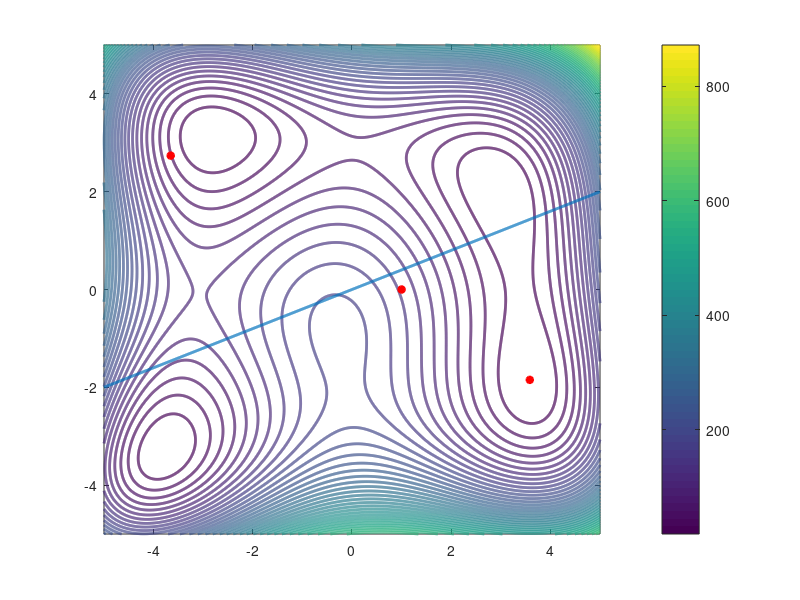

Here is the MATLAB script that generated this plot:
x = -5:0.005:5;
y = -5:0.005:5;
[X,Y] = meshgrid(x,y);
F = (X.^2+Y-11).^2 + (X + Y.^2 - 7).^2;

v= [0:2:10 10:2:100 100:10:200];
[c,h] = contour(X,Y,F,50,'linewidth', 2);

colorbar
yc2 = (4*x)/10;
hold on
    i0 = plot(3.5844,-1.8481,'r*','LineWidth',2);
    i1 = plot(1,0,'r*','LineWidth',2);
    i2 = plot(-3.6546,2.7377,'r*','LineWidth',2);
    c1 = plot(x,yc2,'LineWidth',2);
hold off


% x11 = 0:0.005:2;
% yc1 = -4/4*x11+1;
% 
% 
% x66 = 1:0.005:2;
% y66 = 0*x66;
% 
% y77 = 0:0.005:1.5;
% x77 = 1+0*y77;
% 
% x88 = 1:0.005:1.4;
% y88 = 0.5*x88+1;
% hold on
%     c1 = plot(x11,yc1,'LineWidth',2)
%     
%     i0 = plot(2,0,'r*','LineWidth',2)
%     plot(x66,y66,'r','LineWidth',2)
%     i1 = plot(1,0,'r*','LineWidth',2)
%     plot(x77,y77,'r','LineWidth',2)
%     i2 = plot(1,1.5,'r*','LineWidth',2)
%     plot(x88,y88,'r','LineWidth',2)
%     i3 = plot(1.4,1.7,'r*','LineWidth',2)
%     
%     legend([c1,c2,c3,c4,c5],'c1','c2','c3','c4','c5')
% %     legend([i0,i1,i2,i3],'x0','x1','x2','x3')
%     
%     t=fill([2 4 4 2],[0 1 0 0],[0.7 0.7 0.7],'facealpha',0.5);
%     set(t,'EdgeColor','None');
%     q=fill([2 4 4 2],[4 4 1 2],[0.7 0.7 0.7],'facealpha',0.5);
%     set(q,'EdgeColor','None');
%     w=fill([0 2 2 0],[4 4 2 1],[0.7 0.7 0.7],'facealpha',0.5);
%     set(w,'EdgeColor','None');
%     e=fill([-1 0 0 -1],[4 4 0 0],[0.7 0.7 0.7],'facealpha',0.5);
%     set(e,'EdgeColor','None');
%     r=fill([-1 4 4 -1],[0 0 -1 -1],[0.7 0.7 0.7],'facealpha',0.5);
%     set(r,'EdgeColor','None');
% hold off
